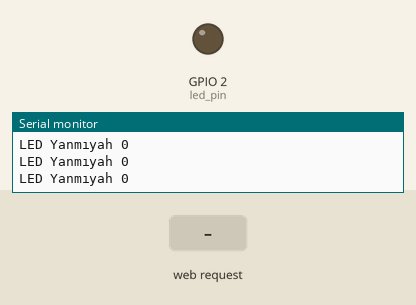
This sketch was run on a simulated ESP32. Parts: output pins drawn as LEDs (lit = HIGH), the last lines printed to the serial monitor. The test bench sets the inputs (shaded band). WiFi joins after 1.5 s; servers stay silent unless stated.

Above: at 2.7 s.
2.8 s: HTTP request GET /toggle received
At 3.9 s:
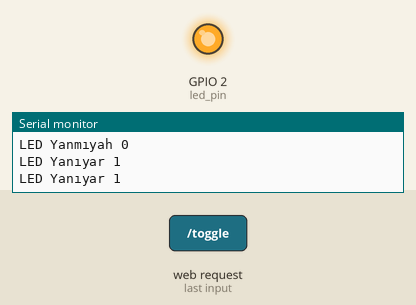
Timing chart, 0 to 5.8 s (numbered marks = the images above; inputs shaded):
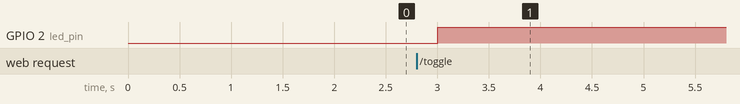

Measured:
- after the input at 2.8 s, GPIO 2 (led_pin): LOW → HIGH after 0.20 s

The sketch:

ESP32-ile-wifi-uzerinden-led-kontrolu.ino
```cpp
#include <WiFi.h>
#include <WebServer.h>

bool basildi_mi = false;
#define led_pin 2

WebServer server(80);

const char* STA_SSID = "TurkTelekom_ZTYKS3_2.4GHz";
const char* STA_PASS = "x3XuYXczxtYu";


//HTML kodları
String websayfasi = R"rawliteral(
<!DOCTYPE html>
<html>
<body style="text-align:center; font-size:25px;">
  <h1>ESP32 LED TOGGLE</h1>
  <a href="/toggle"><button>LED DURUM DEĞİŞTİR</button></a>
</body>
</html>
)rawliteral";

void handleRoot(){
  server.send(200, "text/html", websayfasi);
}

void ledDeger(){
  basildi_mi = !basildi_mi;//lamba yansın
  server.sendHeader("Location", "/");
  server.send(303);
}


void setup() {
  Serial.begin(115200);
  pinMode(led_pin, OUTPUT);

  WiFi.mode(WIFI_STA);
  WiFi.begin(STA_SSID,STA_PASS);

  while (WiFi.status() != WL_CONNECTED) {
    delay(500);
  }

  server.on("/", handleRoot);
  server.on("/toggle", ledDeger);
  server.begin();

  Serial.print("SSID :");
  Serial.println(WiFi.localIP());
  Serial.println("Deneyebilirsin");
}

void loop() {
  server.handleClient();

  if(basildi_mi == true){
    digitalWrite(led_pin, HIGH);
    Serial.println("LED Yanıyar 1");

  }else{
    digitalWrite(led_pin, LOW);
    Serial.println("LED Yanmıyah 0");
  }

  delay(500);


}
```
